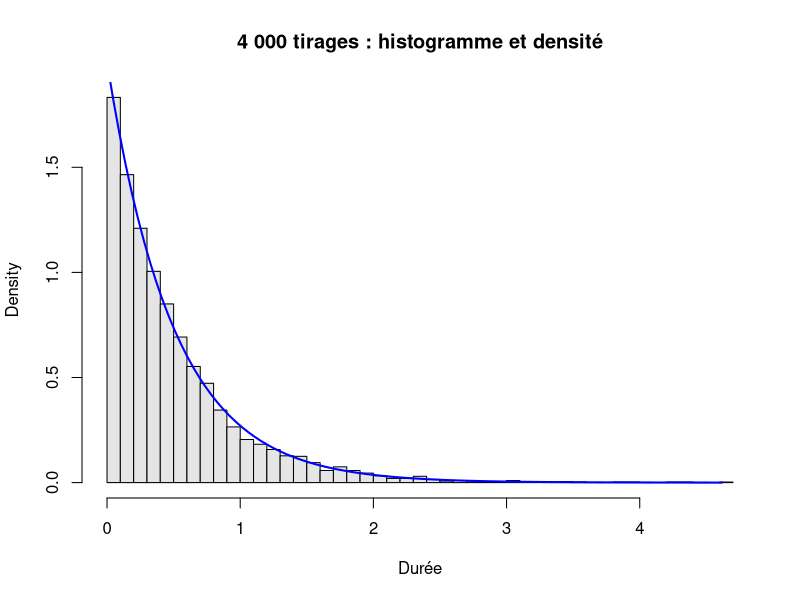
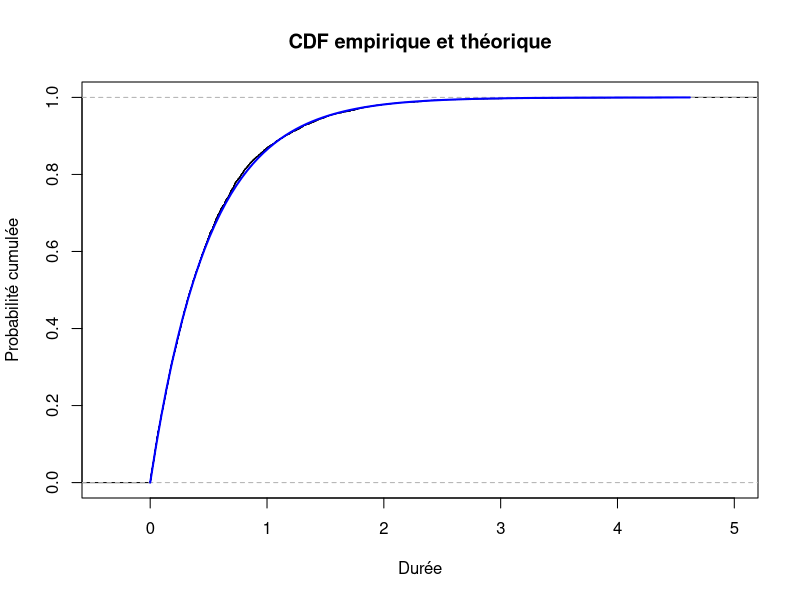

Source code (R) for these figures, in order:
## ---- chunk 1
knitr::opts_chunk$set(echo=TRUE, warning=TRUE, message=FALSE)
## ---- chunk 2
set.seed(314)
n <- 4000
u <- runif(n)
x <- -log1p(-u)/2
F_theorique <- function(t, taux) {
  ifelse(t < 0, 0, 1 - exp(-taux*t))
}
c(frequence=mean(x <= .5), probabilite=F_theorique(.5, 2),
  mediane_observee=median(x), mediane_theorique=log(2)/2)
hist(x, probability=TRUE, breaks=35, col="grey90",
     xlab="Durée", main="4 000 tirages : histogramme et densité")
curve(dexp(x, rate=2), from=0, to=max(x), add=TRUE, col="blue", lwd=2)
plot(ecdf(x), xlab="Durée", ylab="Probabilité cumulée",
     main="CDF empirique et théorique")
curve(F_theorique(x, 2), from=0, to=max(x), add=TRUE, col="blue", lwd=2)
stopifnot(length(x)==n, all(is.finite(x)), all(x >= 0))
## ---- chunk 3
score_fourni <- function(signal, seuil=4) {
  1/(1+exp(-(signal-seuil)))
}
signaux <- c(1,3,5,7)
scores <- score_fourni(signaux)
frequence <- (scores>.5) |> mean()
scores
frequence
stopifnot(isTRUE(all.equal(frequence,.5)))
